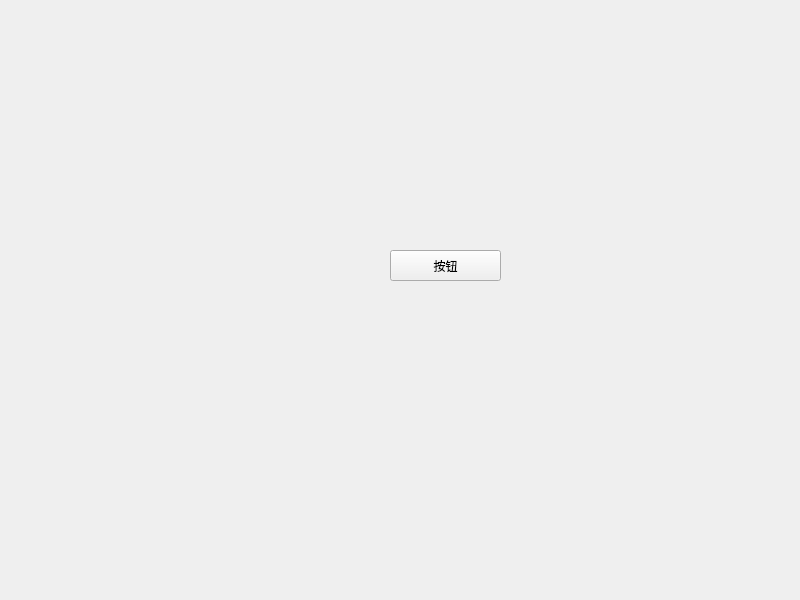
<?xml version="1.0" encoding="UTF-8"?>
<ui version="4.0">
 <class>Widget</class>
 <widget class="QWidget" name="Widget">
  <property name="geometry">
   <rect>
    <x>0</x>
    <y>0</y>
    <width>800</width>
    <height>600</height>
   </rect>
  </property>
  <property name="windowTitle">
   <string>Widget</string>
  </property>
  <widget class="QPushButton" name="pushButton">
   <property name="geometry">
    <rect>
     <x>390</x>
     <y>250</y>
     <width>111</width>
     <height>31</height>
    </rect>
   </property>
   <property name="text">
    <string>按钮</string>
   </property>
  </widget>
 </widget>
 <resources/>
 <connections/>
</ui>
